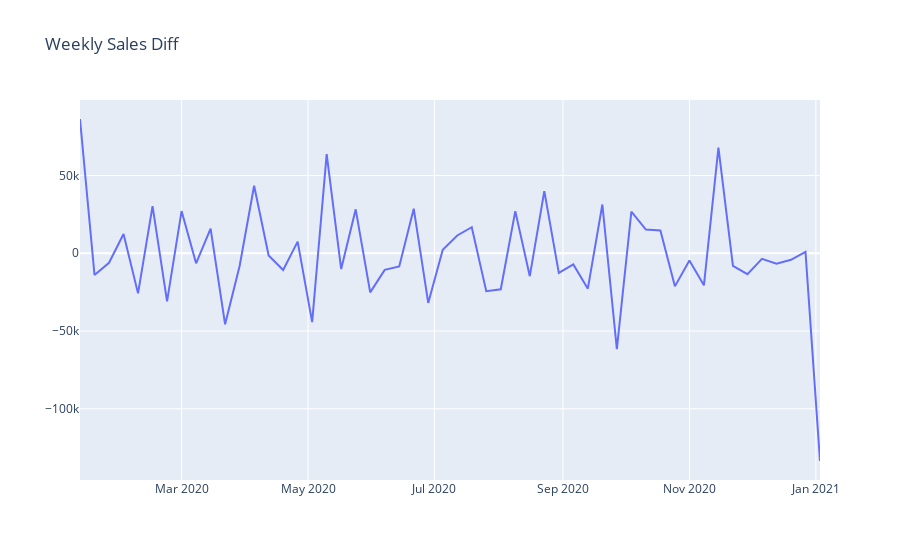

The notebook cell saved with this chart:
### Code cell
#plot sales diff
plot_data = [
    go.Scatter(
        x=df_diff['Sale_Date'],
        y=df_diff['diff'],
    )
]

plot_layout = go.Layout(
        title='Weekly Sales Diff'
    )
fig = go.Figure(data=plot_data, layout=plot_layout)
pyoff.iplot(fig)
